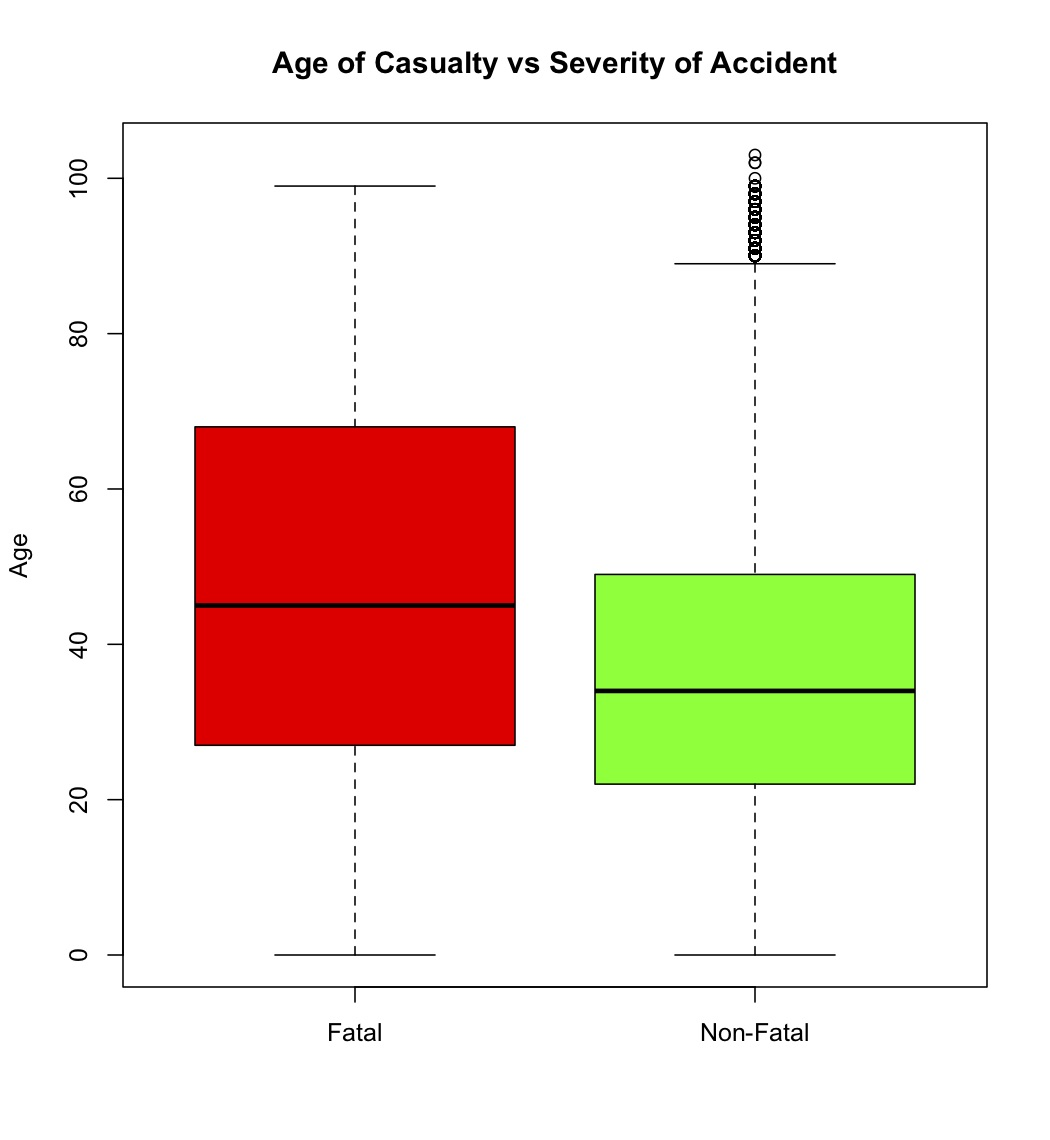

Write R code to recreate this figure.
boxplot(d$Age_of_Casualty[d$Casualty_Severity == 1], d$Age_of_Casualty[d$Casualty_Severity == 2 | 3], col=c("red", "green"), main="Age of Casualty vs Severity of Accident", names=c("Fatal", "Non-Fatal"), ylab="Age")
